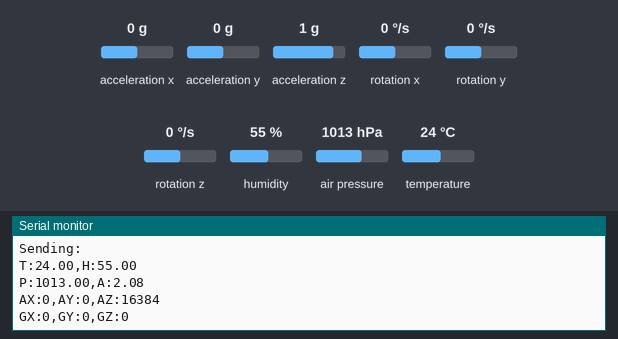
Simulated run of this sketch. Board: Arduino Uno, built with avr-gcc and run on an emulated ATmega328P. Shown: the last lines printed to the serial monitor. Inputs (shaded band) come from the test bench; at power-on: acceleration x 0 g, acceleration y 0 g, humidity 55 %, temperature 24 °C, acceleration z 1 g, rotation x 0 °/s, rotation y 0 °/s, rotation z 0 °/s, air pressure 1013 hPa. No radio packets arrive unless stated.

Above: at 1.2 s.
1.3 s: acceleration x set to -1.4 g
At 4.0 s:
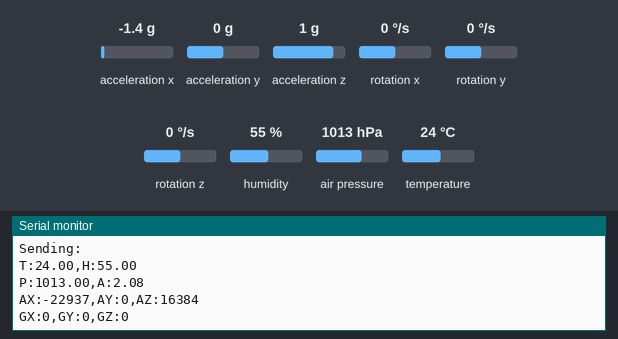
4.2 s: acceleration y set to -1.4 g
At 7.5 s:
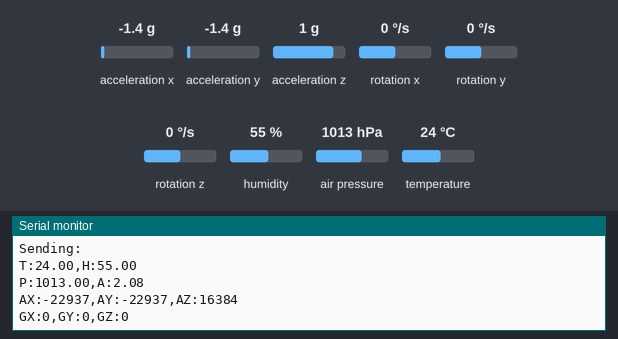
11.4 s: humidity set to 22 %
14.3 s: temperature set to 12 °C
17.2 s: acceleration z set to -1.4 g
At 20.0 s:
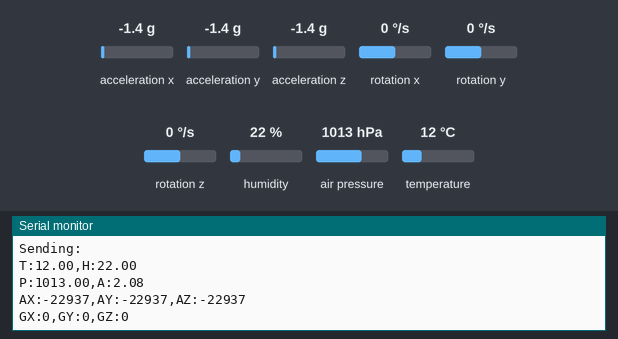
20.1 s: rotation x set to -192 °/s
At 23.1 s:
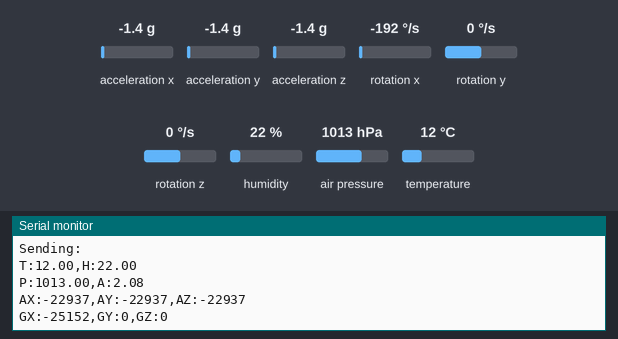

Measured:
- after the input at 1.3 s, the serial monitor: prints a new line after 2.1 s (image 1)
- after the input at 4.2 s, the serial monitor: prints a new line after 1.9 s (image 2)
- after the input at 17.2 s, the serial monitor: prints a new line after 2.4 s (image 3)
- after the input at 20.1 s, the serial monitor: prints a new line after 2.2 s (image 4)

The sketch:

TX.ino
```cpp
#include <Wire.h>
#include <Adafruit_Sensor.h>
#include <Adafruit_BMP085.h>
#include <DHT.h>
#include <VirtualWire.h>
#include <MPU6050.h>

#define DHTPIN 2       // Digital pin connected to the DHT sensor
#define DHTTYPE DHT11  // DHT 11
#define TRANSMIT_PIN 12

DHT dht(DHTPIN, DHTTYPE);
Adafruit_BMP085 bmp;
MPU6050 mpu;

void setup() {
  Serial.begin(9600);
  dht.begin();

  if (!bmp.begin()) {
    Serial.println("Could not find a valid BMP085 sensor, check wiring!");
    while (1) {}
  }

  Wire.begin();
  mpu.initialize();

  if (!mpu.testConnection()) {
    Serial.println("MPU6050 connection failed!");
    while (1) {}
  }

  vw_set_tx_pin(TRANSMIT_PIN);
  vw_setup(2000); // Bits per second
}

void sendString(String data) {
  char charBuf[data.length() + 1];
  data.toCharArray(charBuf, data.length() + 1);
  vw_send((uint8_t *)charBuf, strlen(charBuf));
  vw_wait_tx(); // Wait until the whole message is gone
  delay(100); // Small delay to ensure the receiver has time to process the message
}

void loop() {
  float humidity = dht.readHumidity();
  float temperature = dht.readTemperature();
  float pressure = bmp.readPressure();
  float altitude = bmp.readAltitude();

  if (isnan(humidity) || isnan(temperature)) {
    Serial.println("Failed to read from DHT sensor!");
    return;
  }

  int16_t ax, ay, az, gx, gy, gz;
  mpu.getMotion6(&ax, &ay, &az, &gx, &gy, &gz);

  // Prepare data to send in chunks
  String data1 = "T:" + String(temperature) + ",H:" + String(humidity);
  String data2 = "P:" + String(pressure/100) + ",A:" + String(altitude);
  String data3 = "AX:" + String(ax) + ",AY:" + String(ay) + ",AZ:" + String(az);
  String data4 = "GX:" + String(gx) + ",GY:" + String(gy) + ",GZ:" + String(gz);

  // Send data chunks
  sendString(data1);
  sendString(data2);
  sendString(data3);
  sendString(data4);

  Serial.println("Sending:");
  Serial.println(data1);
  Serial.println(data2);
  Serial.println(data3);
  Serial.println(data4);

  delay(2000); // Send data every 2 seconds
}
```
